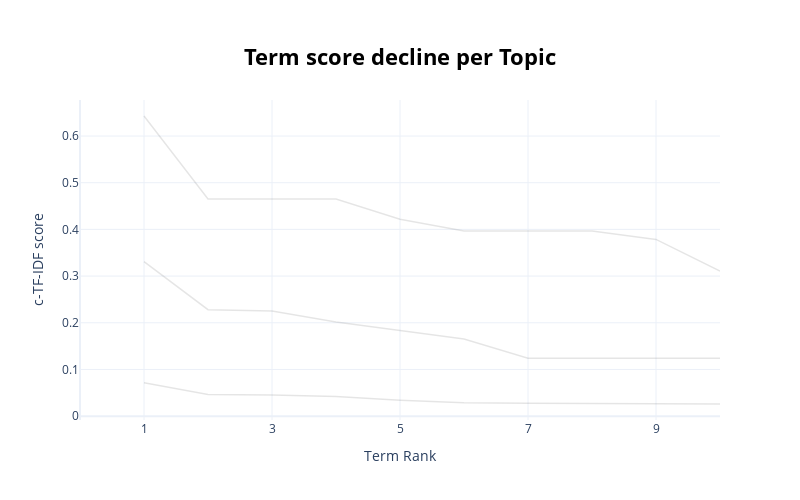

The code cell stored with this chart in its notebook:
### Code cell
topic_model.visualize_term_rank()

### Figure 1 — Plotly figure (JSON) as saved in the notebook; plotly's stock layout.template omitted (floating-point values rounded to 4 significant figures)
{"data": [{"hovertext": "<b>Topic 0</b>:软件_soul_没有_匹配_真的_封号_用户_知道_聊天_不能", "line": {"color": "black", "width": 1.5}, "mode": "lines+lines", "name": "", "opacity": 0.1, "type": "scatter", "x": [1, 2, 3, 4, 5, 6, 7, 8, 9, 10], "y": [0.07154, 0.04654, 0.04539, 0.04219, 0.0341, 0.02868, 0.02773, 0.02754, 0.02657, 0.02598]}, {"hovertext": "<b>Topic 1</b>:软件_app_溜达_好用_广告_动不动_层次_活力_心痛_消磨时光", "line": {"color": "black", "width": 1.5}, "mode": "lines+lines", "name": "", "opacity": 0.1, "type": "scatter", "x": [1, 2, 3, 4, 5, 6, 7, 8, 9, 10], "y": [0.3312, 0.228, 0.2249, 0.2019, 0.1833, 0.1654, 0.124, 0.124, 0.124, 0.124]}, {"hovertext": "<b>Topic -1</b>:开心_超过_有喜_变黑_无限_改变_快乐_圈钱_脱单_软件", "line": {"color": "black", "width": 1.5}, "mode": "lines+lines", "name": "", "opacity": 0.1, "type": "scatter", "x": [1, 2, 3, 4, 5, 6, 7, 8, 9, 10], "y": [0.6429, 0.465, 0.465, 0.465, 0.4218, 0.3965, 0.3965, 0.3965, 0.3785, 0.3105]}], "layout": {"height": 500, "hoverlabel": {"bgcolor": "white", "font": {"family": "Rockwell", "size": 16}}, "showlegend": false, "title": {"font": {"color": "Black", "size": 22}, "text": "<b>Term score decline per Topic</b>", "x": 0.5, "xanchor": "center", "y": 0.9, "yanchor": "top"}, "width": 800, "xaxis": {"dtick": 2, "range": [0, 10], "tick0": 1, "title": {"text": "Term Rank"}}, "yaxis": {"title": {"text": "c-TF-IDF score"}}}}
